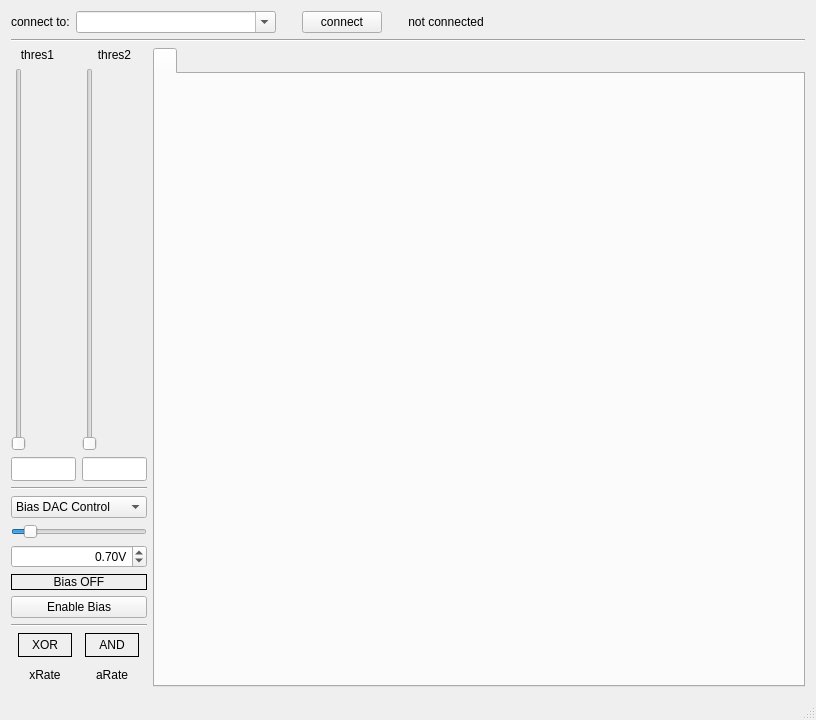
<?xml version="1.0" encoding="UTF-8"?>
<ui version="4.0">
 <class>MainWindow</class>
 <widget class="QMainWindow" name="MainWindow">
  <property name="enabled">
   <bool>true</bool>
  </property>
  <property name="geometry">
   <rect>
    <x>0</x>
    <y>0</y>
    <width>816</width>
    <height>720</height>
   </rect>
  </property>
  <property name="windowTitle">
   <string>muondetector-gui</string>
  </property>
  <property name="locale">
   <locale language="English" country="UnitedStates"/>
  </property>
  <widget class="QWidget" name="centralWidget">
   <property name="sizePolicy">
    <sizepolicy hsizetype="Preferred" vsizetype="MinimumExpanding">
     <horstretch>0</horstretch>
     <verstretch>0</verstretch>
    </sizepolicy>
   </property>
   <layout class="QGridLayout" name="gridLayout">
    <item row="0" column="0" colspan="2">
     <layout class="QHBoxLayout" name="horizontalLayout">
      <item>
       <widget class="QLabel" name="ipLabel">
        <property name="text">
         <string>connect to:</string>
        </property>
       </widget>
      </item>
      <item>
       <widget class="QComboBox" name="ipBox">
        <property name="minimumSize">
         <size>
          <width>200</width>
          <height>22</height>
         </size>
        </property>
        <property name="focusPolicy">
         <enum>Qt::WheelFocus</enum>
        </property>
        <property name="locale">
         <locale language="English" country="UnitedStates"/>
        </property>
        <property name="editable">
         <bool>true</bool>
        </property>
        <property name="currentText">
         <string notr="true"/>
        </property>
        <property name="insertPolicy">
         <enum>QComboBox::InsertAlphabetically</enum>
        </property>
        <property name="minimumContentsLength">
         <number>1</number>
        </property>
       </widget>
      </item>
      <item>
       <spacer name="horizontalSpacer_2">
        <property name="orientation">
         <enum>Qt::Horizontal</enum>
        </property>
        <property name="sizeType">
         <enum>QSizePolicy::Fixed</enum>
        </property>
        <property name="sizeHint" stdset="0">
         <size>
          <width>20</width>
          <height>20</height>
         </size>
        </property>
       </spacer>
      </item>
      <item>
       <widget class="QPushButton" name="ipButton">
        <property name="text">
         <string>connect</string>
        </property>
       </widget>
      </item>
      <item>
       <spacer name="horizontalSpacer_4">
        <property name="orientation">
         <enum>Qt::Horizontal</enum>
        </property>
        <property name="sizeType">
         <enum>QSizePolicy::Fixed</enum>
        </property>
        <property name="sizeHint" stdset="0">
         <size>
          <width>20</width>
          <height>20</height>
         </size>
        </property>
       </spacer>
      </item>
      <item>
       <widget class="QLabel" name="ipStatusLabel">
        <property name="text">
         <string>not connected</string>
        </property>
        <property name="alignment">
         <set>Qt::AlignCenter</set>
        </property>
       </widget>
      </item>
      <item>
       <spacer name="horizontalSpacer_3">
        <property name="orientation">
         <enum>Qt::Horizontal</enum>
        </property>
        <property name="sizeHint" stdset="0">
         <size>
          <width>40</width>
          <height>20</height>
         </size>
        </property>
       </spacer>
      </item>
     </layout>
    </item>
    <item row="1" column="0" colspan="2">
     <widget class="Line" name="line_4">
      <property name="orientation">
       <enum>Qt::Horizontal</enum>
      </property>
     </widget>
    </item>
    <item row="2" column="0">
     <layout class="QVBoxLayout" name="verticalLayout_2">
      <item>
       <layout class="QHBoxLayout" name="horizontalLayout_2">
        <item>
         <layout class="QVBoxLayout" name="discr1Layout">
          <item>
           <widget class="QLabel" name="discr1Label">
            <property name="sizePolicy">
             <sizepolicy hsizetype="Fixed" vsizetype="Preferred">
              <horstretch>0</horstretch>
              <verstretch>0</verstretch>
             </sizepolicy>
            </property>
            <property name="minimumSize">
             <size>
              <width>53</width>
              <height>0</height>
             </size>
            </property>
            <property name="text">
             <string>thres1</string>
            </property>
            <property name="alignment">
             <set>Qt::AlignCenter</set>
            </property>
           </widget>
          </item>
          <item>
           <widget class="QSlider" name="discr1Slider">
            <property name="accessibleName">
             <string/>
            </property>
            <property name="maximum">
             <number>8191</number>
            </property>
            <property name="orientation">
             <enum>Qt::Vertical</enum>
            </property>
           </widget>
          </item>
          <item>
           <widget class="QLineEdit" name="discr1Edit">
            <property name="sizePolicy">
             <sizepolicy hsizetype="Ignored" vsizetype="Fixed">
              <horstretch>0</horstretch>
              <verstretch>0</verstretch>
             </sizepolicy>
            </property>
            <property name="minimumSize">
             <size>
              <width>65</width>
              <height>24</height>
             </size>
            </property>
            <property name="baseSize">
             <size>
              <width>51</width>
              <height>0</height>
             </size>
            </property>
            <property name="alignment">
             <set>Qt::AlignCenter</set>
            </property>
           </widget>
          </item>
         </layout>
        </item>
        <item>
         <layout class="QVBoxLayout" name="discr2Layout">
          <item>
           <widget class="QLabel" name="discr2Label">
            <property name="sizePolicy">
             <sizepolicy hsizetype="Preferred" vsizetype="Preferred">
              <horstretch>0</horstretch>
              <verstretch>0</verstretch>
             </sizepolicy>
            </property>
            <property name="minimumSize">
             <size>
              <width>53</width>
              <height>0</height>
             </size>
            </property>
            <property name="text">
             <string>thres2</string>
            </property>
            <property name="alignment">
             <set>Qt::AlignCenter</set>
            </property>
           </widget>
          </item>
          <item>
           <widget class="QSlider" name="discr2Slider">
            <property name="maximum">
             <number>8191</number>
            </property>
            <property name="orientation">
             <enum>Qt::Vertical</enum>
            </property>
           </widget>
          </item>
          <item>
           <widget class="QLineEdit" name="discr2Edit">
            <property name="enabled">
             <bool>true</bool>
            </property>
            <property name="sizePolicy">
             <sizepolicy hsizetype="Ignored" vsizetype="Fixed">
              <horstretch>0</horstretch>
              <verstretch>0</verstretch>
             </sizepolicy>
            </property>
            <property name="minimumSize">
             <size>
              <width>65</width>
              <height>24</height>
             </size>
            </property>
            <property name="baseSize">
             <size>
              <width>51</width>
              <height>0</height>
             </size>
            </property>
            <property name="alignment">
             <set>Qt::AlignCenter</set>
            </property>
           </widget>
          </item>
         </layout>
        </item>
       </layout>
      </item>
      <item>
       <layout class="QVBoxLayout" name="verticalLayout">
        <item>
         <widget class="Line" name="line">
          <property name="orientation">
           <enum>Qt::Horizontal</enum>
          </property>
         </widget>
        </item>
        <item>
         <widget class="QComboBox" name="biasControlTypeComboBox">
          <item>
           <property name="text">
            <string>Bias DAC Control</string>
           </property>
          </item>
          <item>
           <property name="text">
            <string>Bias Voltage</string>
           </property>
          </item>
         </widget>
        </item>
        <item>
         <widget class="QSlider" name="biasVoltageSlider">
          <property name="sizePolicy">
           <sizepolicy hsizetype="Preferred" vsizetype="Fixed">
            <horstretch>0</horstretch>
            <verstretch>0</verstretch>
           </sizepolicy>
          </property>
          <property name="value">
           <number>10</number>
          </property>
          <property name="orientation">
           <enum>Qt::Horizontal</enum>
          </property>
         </widget>
        </item>
        <item>
         <widget class="QDoubleSpinBox" name="biasVoltageDoubleSpinBox">
          <property name="alignment">
           <set>Qt::AlignRight|Qt::AlignTrailing|Qt::AlignVCenter</set>
          </property>
          <property name="suffix">
           <string>V</string>
          </property>
          <property name="maximum">
           <double>3.300000000000000</double>
          </property>
          <property name="singleStep">
           <double>0.010000000000000</double>
          </property>
          <property name="value">
           <double>0.700000000000000</double>
          </property>
         </widget>
        </item>
       </layout>
      </item>
      <item>
       <widget class="QLabel" name="biasPowerLabel">
        <property name="frameShape">
         <enum>QFrame::Box</enum>
        </property>
        <property name="text">
         <string>Bias OFF</string>
        </property>
        <property name="alignment">
         <set>Qt::AlignCenter</set>
        </property>
       </widget>
      </item>
      <item>
       <widget class="QPushButton" name="biasPowerButton">
        <property name="text">
         <string>Enable Bias</string>
        </property>
       </widget>
      </item>
      <item>
       <widget class="Line" name="line_3">
        <property name="orientation">
         <enum>Qt::Horizontal</enum>
        </property>
       </widget>
      </item>
      <item>
       <layout class="QHBoxLayout" name="horizontalLayout_3">
        <item>
         <widget class="QLabel" name="XORHit">
          <property name="sizePolicy">
           <sizepolicy hsizetype="Fixed" vsizetype="Fixed">
            <horstretch>54</horstretch>
            <verstretch>24</verstretch>
           </sizepolicy>
          </property>
          <property name="minimumSize">
           <size>
            <width>54</width>
            <height>24</height>
           </size>
          </property>
          <property name="frameShape">
           <enum>QFrame::Box</enum>
          </property>
          <property name="text">
           <string>XOR</string>
          </property>
          <property name="alignment">
           <set>Qt::AlignCenter</set>
          </property>
         </widget>
        </item>
        <item>
         <widget class="QLabel" name="ANDHit">
          <property name="sizePolicy">
           <sizepolicy hsizetype="Fixed" vsizetype="Fixed">
            <horstretch>54</horstretch>
            <verstretch>24</verstretch>
           </sizepolicy>
          </property>
          <property name="minimumSize">
           <size>
            <width>54</width>
            <height>24</height>
           </size>
          </property>
          <property name="frameShape">
           <enum>QFrame::Box</enum>
          </property>
          <property name="text">
           <string>AND</string>
          </property>
          <property name="alignment">
           <set>Qt::AlignCenter</set>
          </property>
         </widget>
        </item>
       </layout>
      </item>
      <item>
       <layout class="QHBoxLayout" name="horizontalLayout_5">
        <item>
         <widget class="QLabel" name="rate1">
          <property name="sizePolicy">
           <sizepolicy hsizetype="Fixed" vsizetype="Fixed">
            <horstretch>54</horstretch>
            <verstretch>24</verstretch>
           </sizepolicy>
          </property>
          <property name="minimumSize">
           <size>
            <width>54</width>
            <height>24</height>
           </size>
          </property>
          <property name="text">
           <string>xRate</string>
          </property>
          <property name="alignment">
           <set>Qt::AlignCenter</set>
          </property>
         </widget>
        </item>
        <item>
         <widget class="QLabel" name="rate2">
          <property name="sizePolicy">
           <sizepolicy hsizetype="Fixed" vsizetype="Fixed">
            <horstretch>54</horstretch>
            <verstretch>24</verstretch>
           </sizepolicy>
          </property>
          <property name="minimumSize">
           <size>
            <width>54</width>
            <height>24</height>
           </size>
          </property>
          <property name="text">
           <string>aRate</string>
          </property>
          <property name="alignment">
           <set>Qt::AlignCenter</set>
          </property>
         </widget>
        </item>
       </layout>
      </item>
     </layout>
    </item>
    <item row="2" column="1">
     <widget class="QTabWidget" name="tabWidget">
      <property name="usesScrollButtons">
       <bool>false</bool>
      </property>
      <widget class="QWidget" name="widget">
       <attribute name="title">
        <string/>
       </attribute>
      </widget>
     </widget>
    </item>
   </layout>
  </widget>
  <widget class="QStatusBar" name="statusBar"/>
  <action name="actionmeasurement">
   <property name="text">
    <string>data acquisition mode</string>
   </property>
  </action>
  <action name="actionsettings">
   <property name="text">
    <string>settings</string>
   </property>
  </action>
 </widget>
 <layoutdefault spacing="6" margin="11"/>
 <resources/>
 <connections/>
</ui>
